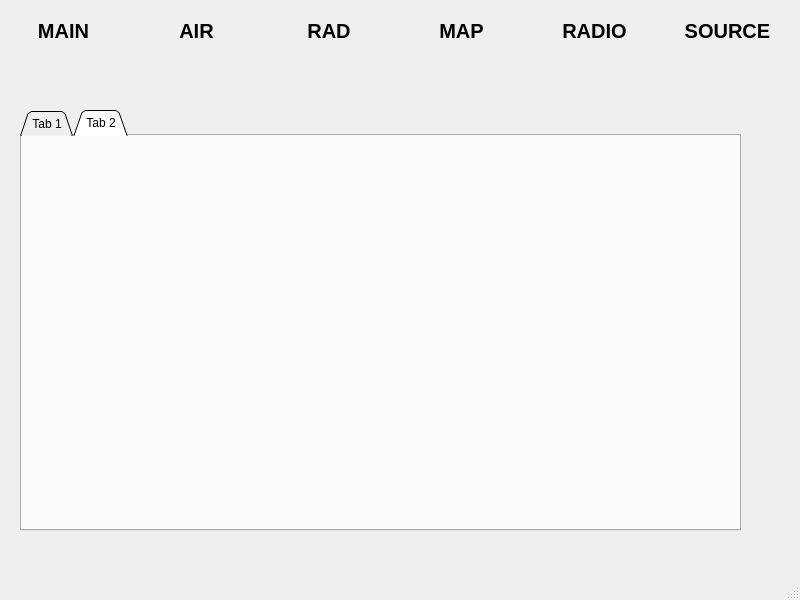
<?xml version="1.0" encoding="UTF-8"?>
<ui version="4.0">
 <class>MainWindow</class>
 <widget class="QMainWindow" name="MainWindow">
  <property name="geometry">
   <rect>
    <x>0</x>
    <y>0</y>
    <width>800</width>
    <height>600</height>
   </rect>
  </property>
  <property name="windowTitle">
   <string>MainWindow</string>
  </property>
  <widget class="QWidget" name="centralwidget">
   <widget class="QWidget" name="horizontalLayoutWidget">
    <property name="geometry">
     <rect>
      <x>0</x>
      <y>0</y>
      <width>791</width>
      <height>61</height>
     </rect>
    </property>
    <layout class="QHBoxLayout" name="horizontalLayout">
     <item>
      <widget class="QLabel" name="label_5">
       <property name="font">
        <font>
         <pointsize>15</pointsize>
         <weight>75</weight>
         <bold>true</bold>
        </font>
       </property>
       <property name="text">
        <string>MAIN</string>
       </property>
       <property name="alignment">
        <set>Qt::AlignCenter</set>
       </property>
      </widget>
     </item>
     <item>
      <widget class="QLabel" name="label_4">
       <property name="font">
        <font>
         <pointsize>15</pointsize>
         <weight>75</weight>
         <bold>true</bold>
        </font>
       </property>
       <property name="text">
        <string>AIR</string>
       </property>
       <property name="alignment">
        <set>Qt::AlignCenter</set>
       </property>
      </widget>
     </item>
     <item>
      <widget class="QLabel" name="label_6">
       <property name="font">
        <font>
         <pointsize>15</pointsize>
         <weight>75</weight>
         <bold>true</bold>
        </font>
       </property>
       <property name="text">
        <string>RAD</string>
       </property>
       <property name="alignment">
        <set>Qt::AlignCenter</set>
       </property>
      </widget>
     </item>
     <item>
      <widget class="QLabel" name="label_3">
       <property name="font">
        <font>
         <pointsize>15</pointsize>
         <weight>75</weight>
         <bold>true</bold>
        </font>
       </property>
       <property name="frameShape">
        <enum>QFrame::NoFrame</enum>
       </property>
       <property name="text">
        <string>MAP</string>
       </property>
       <property name="alignment">
        <set>Qt::AlignCenter</set>
       </property>
      </widget>
     </item>
     <item>
      <widget class="QLabel" name="label_2">
       <property name="font">
        <font>
         <pointsize>15</pointsize>
         <weight>75</weight>
         <bold>true</bold>
        </font>
       </property>
       <property name="text">
        <string>RADIO</string>
       </property>
       <property name="alignment">
        <set>Qt::AlignCenter</set>
       </property>
      </widget>
     </item>
     <item>
      <widget class="QLabel" name="label">
       <property name="font">
        <font>
         <pointsize>15</pointsize>
         <weight>75</weight>
         <bold>true</bold>
        </font>
       </property>
       <property name="text">
        <string>SOURCE</string>
       </property>
       <property name="alignment">
        <set>Qt::AlignCenter</set>
       </property>
      </widget>
     </item>
    </layout>
   </widget>
   <widget class="QTabWidget" name="tabWidget">
    <property name="geometry">
     <rect>
      <x>20</x>
      <y>110</y>
      <width>721</width>
      <height>421</height>
     </rect>
    </property>
    <property name="tabPosition">
     <enum>QTabWidget::North</enum>
    </property>
    <property name="tabShape">
     <enum>QTabWidget::Triangular</enum>
    </property>
    <property name="currentIndex">
     <number>1</number>
    </property>
    <widget class="QWidget" name="tab_3">
     <attribute name="title">
      <string>Tab 1</string>
     </attribute>
    </widget>
    <widget class="QWidget" name="tab_4">
     <attribute name="title">
      <string>Tab 2</string>
     </attribute>
    </widget>
   </widget>
  </widget>
  <widget class="QMenuBar" name="menubar">
   <property name="geometry">
    <rect>
     <x>0</x>
     <y>0</y>
     <width>800</width>
     <height>26</height>
    </rect>
   </property>
  </widget>
  <widget class="QStatusBar" name="statusbar"/>
 </widget>
 <resources/>
 <connections/>
</ui>
